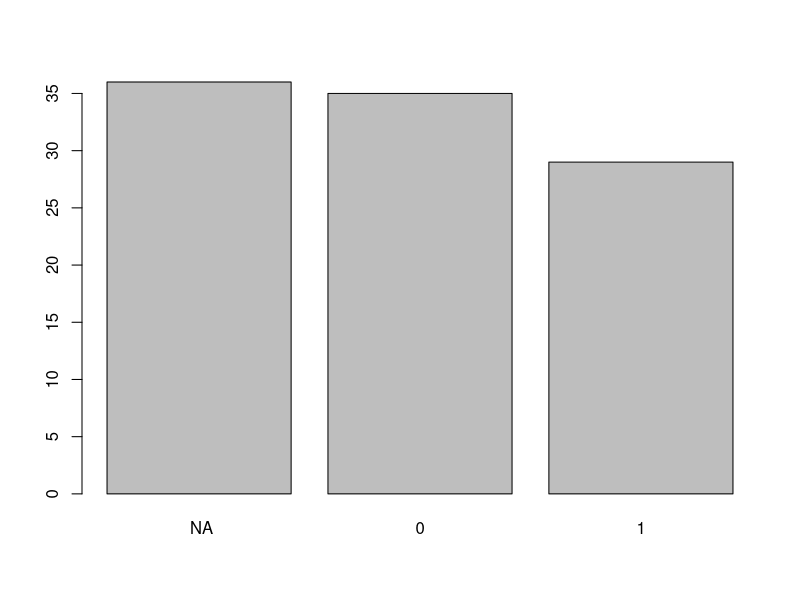
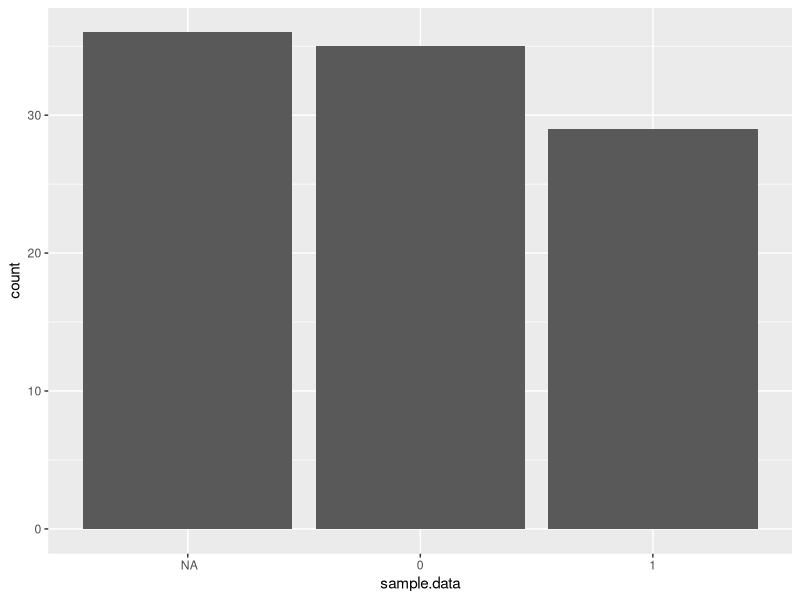

Write the R code that produced these figures, in order.
## ---- chunk 1
knitr::opts_chunk$set(
  comment = "#>",
  error = TRUE,
  tidy = FALSE,
  width = 60
)

options(digits = 3)
## ---- chunk 2
sample.data <- as.factor(sample(c(1, 0, NA), 100, replace = TRUE))
sample.data <- as.character(sample.data)
sample.data[is.na(sample.data)] <- " NA"
sample.data <- factor(sample.data)
plot(sample.data)
## ---- chunk 3
library(ggplot2)
ggplot(data = NULL, aes(x = sample.data)) +
  geom_histogram(stat = "count")
